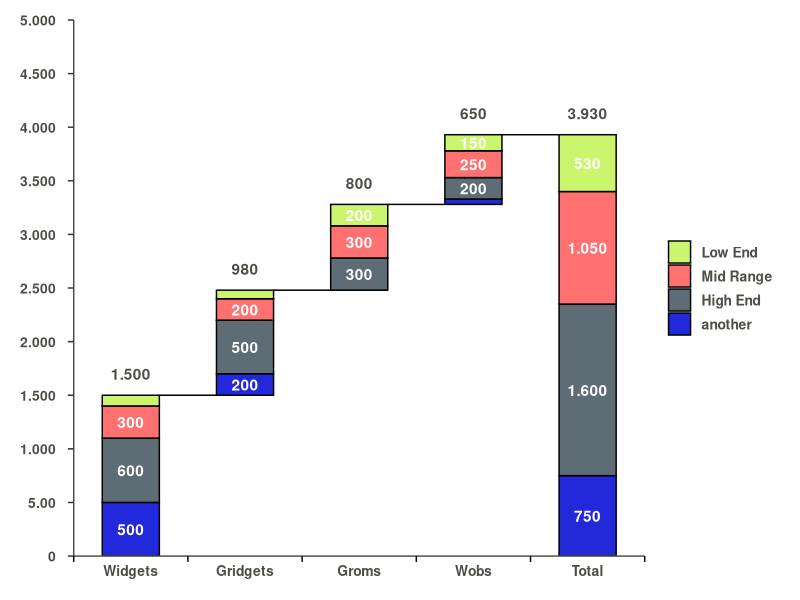

Recreate this plot in R.
require(dplyr)
require(data.table)

# ************************************************************************* ----
# Packages ----
# ************************************************************************* ----

library("ggplot2")
library("dplyr")

# ************************************************************************* ----
# Original data ----
# ************************************************************************* ----

df <- 
  data.frame(
    x.axis.Var = rep(c("Widgets", "Gridgets", "Groms", "Wobs"), 4),
    cat.Var = rep(c("High End", "Mid Range", "Low End","another"), each = 4),
    values = c(600, 500, 300, 200, # high end
               300, 200, 300, 250, # mid range
               100, 80, 200, 150,  # low end
               500, 200, 0 , 50   # Another
    )
  )

# ************************************************************************* ----
# Data for Waterfall Chart ----
# ************************************************************************* ----

df.tmp <- df %>%
  # \_Set the factor levels in the order you want ----
mutate(
  x.axis.Var = factor(x.axis.Var,
                      levels = c("Widgets", "Gridgets", "Groms", "Wobs")),
  cat.Var = factor(cat.Var,
                   levels = c("Low End", "Mid Range", "High End","another"))
) %>%
  # \_Sort by Group and Category ----
arrange(x.axis.Var, desc(cat.Var)) %>%
  # \_Get the start and end points of the bars ----
mutate(end.Bar = cumsum(values),
       start.Bar = c(0, head(end.Bar, -1))) %>%
  # \_Add a new Group called 'Total' with total by category ----
rbind(
  df %>%
    # \___Sum by Categories ----
  group_by(cat.Var) %>% 
    summarise(values = sum(values)) %>%
    # \___Create new Group: 'Total' ----
  mutate(
    x.axis.Var = "Total",
    cat.Var = factor(cat.Var,
                     levels = c("Low End", "Mid Range", "High End", "another"))
  ) %>%
    # \___Sort by Group and Category ----
  arrange(x.axis.Var, desc(cat.Var)) %>%
    # \___Get the start and end points of the bars ----
  mutate(end.Bar = cumsum(values),
         start.Bar = c(0, head(end.Bar, -1))) %>%
    # \___Put variables in the same order ----
  select(names(df),end.Bar,start.Bar)
) %>%
  # \_Get numeric index for the groups ----
mutate(group.id = group_indices(., x.axis.Var)) %>%
  # \_Create new variable with total by group ----
group_by(x.axis.Var) %>%
  mutate(total.by.x = sum(values)) %>%
  # \_Order the columns ----
select(x.axis.Var, cat.Var, group.id, start.Bar, values, end.Bar, total.by.x)

# ************************************************************************* ----
# Plot ----
# ************************************************************************* ----

ggplot(df.tmp, aes(x = group.id, fill = cat.Var)) + 
  # \_Simple Waterfall Chart ----
geom_rect(aes(x = group.id,
              xmin = group.id - 0.25, # control bar gap width
              xmax = group.id + 0.25, 
              ymin = end.Bar,
              ymax = start.Bar),
          color="black", 
          alpha=0.95) + 
  # \_Lines Between Bars ----
geom_segment(aes(x=ifelse(group.id == last(group.id),
                          last(group.id),
                          group.id+0.25), 
                 xend=ifelse(group.id == last(group.id),
                             last(group.id),
                             group.id+0.75), 
                 y=ifelse(cat.Var == "Low End",
                          end.Bar,
                          # these will be removed once we set the y limits
                          max(end.Bar)*2), 
                 yend=ifelse(cat.Var == "Low End",
                             end.Bar,
                             # these will be removed once we set the y limits
                             max(end.Bar)*2)), 
             colour="black") +
  # \_Numbers inside bars (each category) ----
geom_text(
  mapping = 
    aes(
      label = ifelse(values < 150, 
                     "",
                     ifelse(nchar(values) == 3,
                            as.character(values),
                            sub("(.{1})(.*)", "\\1.\\2", 
                                as.character(values)
                            )
                     )
      ),
      y = rowSums(cbind(start.Bar,values/2))
    ),
  color = "white",
  fontface = "bold"
) + 
  # \_Total for each category above bars ----
geom_text(
  mapping = 
    aes(
      label = ifelse(cat.Var != "Low End", 
                     "",
                     ifelse(nchar(total.by.x) == 3,
                            as.character(total.by.x),
                            sub("(.{1})(.*)", "\\1.\\2", 
                                as.character(total.by.x)
                            )
                     )
      ),
      y = end.Bar+200
    ),
  color = "#4e4d47",
  fontface = "bold"
) + 
  # \_Change colors ----
scale_fill_manual(values=c('#c8f464','#ff6969','#55646e','#171ed8')) +
  # \_Change y axis to same scale as original ----
scale_y_continuous(
  expand=c(0,0),
  limits = c(0, 5000),
  breaks = seq(0, 5000, 500),
  labels = ifelse(nchar(seq(0, 5000, 500)) < 3,
                  as.character(seq(0, 5000, 500)),
                  sub("(.{1})(.*)", "\\1.\\2", 
                      as.character(seq(0, 5000, 500))
                  )
  )
) +
  # \_Add tick marks on x axis to look like the original plot ----
scale_x_continuous(
  expand=c(0,0),
  limits = c(min(df.tmp$group.id)-0.5,max(df.tmp$group.id)+0.5),
  breaks = c(min(df.tmp$group.id)-0.5,
             unique(df.tmp$group.id), 
             unique(df.tmp$group.id) + 0.5
  ),
  labels = 
    c("", 
      as.character(unique(df.tmp$x.axis.Var)), 
      rep(c(""), length(unique(df.tmp$x.axis.Var)))
    )
) +
  # \_Theme options to make it look like the original plot ----
theme(
  text = element_text(size = 14, color = "#4e4d47"),
  axis.text = element_text(size = 10, color = "#4e4d47", face = "bold"),
  axis.text.y = element_text(margin = margin(r = 0.3, unit = "cm")),
  axis.ticks.x =
    element_line(color =
                   c("black",
                     rep(NA, length(unique(df.tmp$x.axis.Var))),
                     rep("black", length(unique(df.tmp$x.axis.Var))-1)
                   )
    ),
  axis.line = element_line(colour = "#4e4d47", size = 0.5),
  axis.ticks.length = unit(.15, "cm"),
  axis.title.x =       element_blank(),
  axis.title.y =       element_blank(),
  panel.background =   element_blank(),
  plot.margin =        unit(c(1, 1, 1, 1), "lines"),
  legend.text =        element_text(size = 10, 
                                    color = "#4e4d47",
                                    face = "bold",
                                    margin = margin(l = 0.25, unit = "cm")
  ),
  legend.title =       element_blank()
)